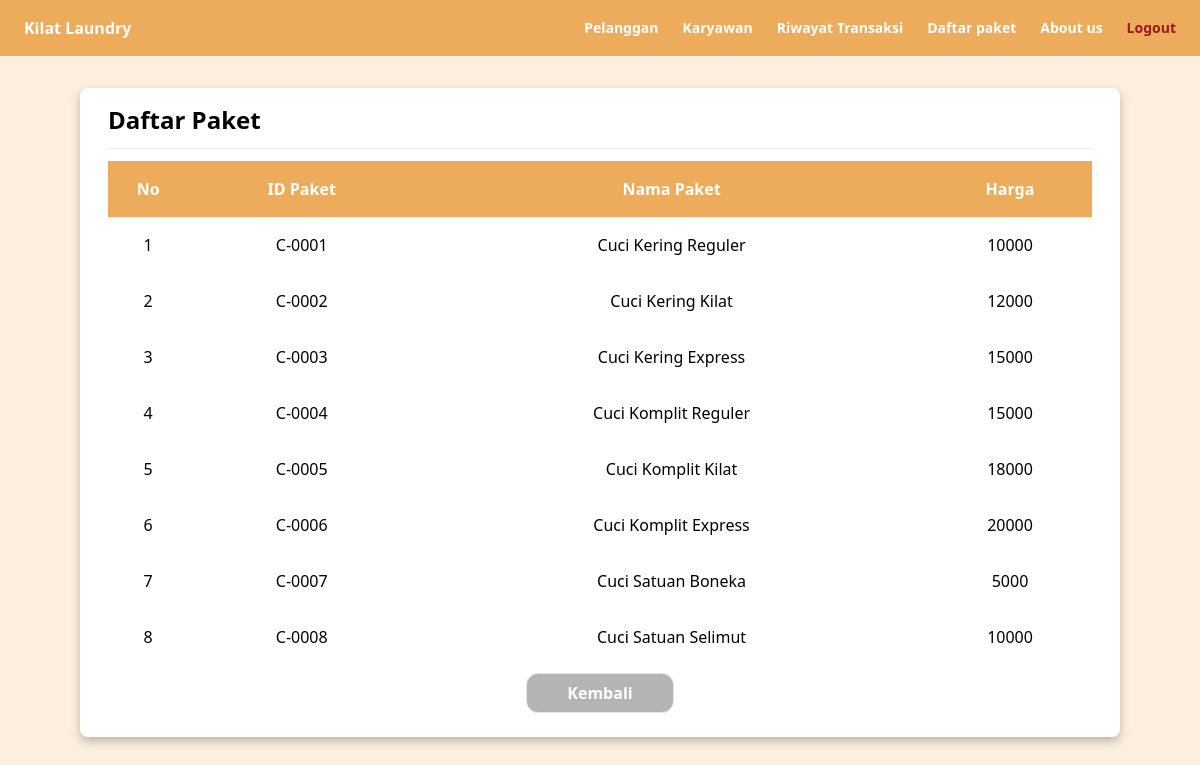
Page /daftarpaket.php (signed in) on the committed database.
### tables this page shows
CREATE TABLE `jenis_paket` (
  `id_jenis` varchar(50) NOT NULL,
  `paket` varchar(255) DEFAULT NULL,
  `harga` int(50) DEFAULT NULL
);

### daftarpaket.php (the view, shortened to what this page needs)
<?php
    require_once 'function.php';
    $query = "SELECT * FROM jenis_paket";
    $result = mysqli_query($koneksi, $query);
?>
<!DOCTYPE html>
<html lang="en">
<head>
    <script src="https://cdn.tailwindcss.com"></script>
    <link rel="stylesheet" href="./style.css/style.css">
</head>
<body>
    <?php require './head/navbar.php'; ?>
    <div class="content px-20 pb-10">
        <div class="order-belum-dikerjakan w-full bg-white mt-8 px-7 py-4 rounded-lg shadow-item">
            <h1 class="text-2xl font-bold pb-3">Daftar Paket</h1>
            <hr>
            <div class="items-list table w-full mt-3 font-bold">
                <table class="table-auto w-full">
                    <thead>
                        <tr class="h-14 tablehead">
                            <th class="text-white">No</th>
                            <th class="text-white">ID Paket</th>
                            <th class="text-white">Nama Paket</th>
                            <th class="text-white">Harga</th>
                        </tr>
                    </thead>
                    <tbody>
                    <?php
                        $number = 1;
                        while ($row = mysqli_fetch_assoc($result)) {
                    ?>
                        <tr class="font-normal h-14">
                            <td class="text-center"><?= $number ?></td>
                            <td class="text-center"><?= $row['id_jenis'] ?></td>
                            <td class="text-center"><?= $row['paket'] ?></td>
                            <td class="text-center"><?= $row['harga'] ?></td>
                        </tr>
                    <?php
                        $number++;
                        }
                    ?>
                    </tbody>
                </table>
                <div class="box flex justify-center items-center w-full my-2">
                    <a href="./order.php" class="btn-back text-white flex justify-center items-center w-fit px-10 h-10 border rounded-xl">Kembali</a>
                </div>
            </div>
        </div>
    </div>
</body>
</html>

### head/navbar.php
<div class="navbar flex justify-between flex-row w-full h-14">
    <a href="./order.php" class="title flex justify-center items-center h-full w-fit px-6 text-white font-bold">Kilat Laundry</a>
    <div class="item-list flex justify-center items-center w-fit h-full">
        <a class="item flex px-3 items-center h-full text-sm text-white font-bold" href="pelanggan.php">Pelanggan</a>
        <a class="item flex px-3 items-center h-full text-sm text-white font-bold" href="karyawan.php">Karyawan</a>
        <a class="item flex px-3 items-center h-full text-sm text-white font-bold" href="riwayattransaksi.php">Riwayat Transaksi</a>
        <a class="item flex px-3 items-center h-full text-sm text-white font-bold" href="daftarpaket.php">Daftar paket</a>
        <a class="item flex px-3 items-center h-full text-sm text-white font-bold" href="aboutus.php">About us</a>
        <a class="item flex pl-3 items-center h-full text-sm text-red-800 font-bold pr-6" href="./logout.php">Logout</a>
    </div>
</div>

### style.css/style.css (style rules this page uses)
body { background-color: #FCEFDE; }
.navbar { background-color: #ECAC5B; }
.btn-back { background-color: #B4B4B4; }
.shadow-item { box-shadow: 0px 4px 10px 0px rgba(0, 0, 0, 0.25); }
.tablehead { background-color: #ECAC5B; }

### rows in the picture
jenis_paket: id_jenis "C-0001", paket "Cuci Kering Reguler", harga "10000"
jenis_paket: id_jenis "C-0002", paket "Cuci Kering Kilat", harga "12000"
jenis_paket: id_jenis "C-0003", paket "Cuci Kering Express", harga "15000"
jenis_paket: id_jenis "C-0004", paket "Cuci Komplit Reguler", harga "15000"
jenis_paket: id_jenis "C-0005", paket "Cuci Komplit Kilat", harga "18000"
jenis_paket: id_jenis "C-0006", paket "Cuci Komplit Express", harga "20000"
jenis_paket: id_jenis "C-0007", paket "Cuci Satuan Boneka", harga "5000"
jenis_paket: id_jenis "C-0008", paket "Cuci Satuan Selimut", harga "10000"
